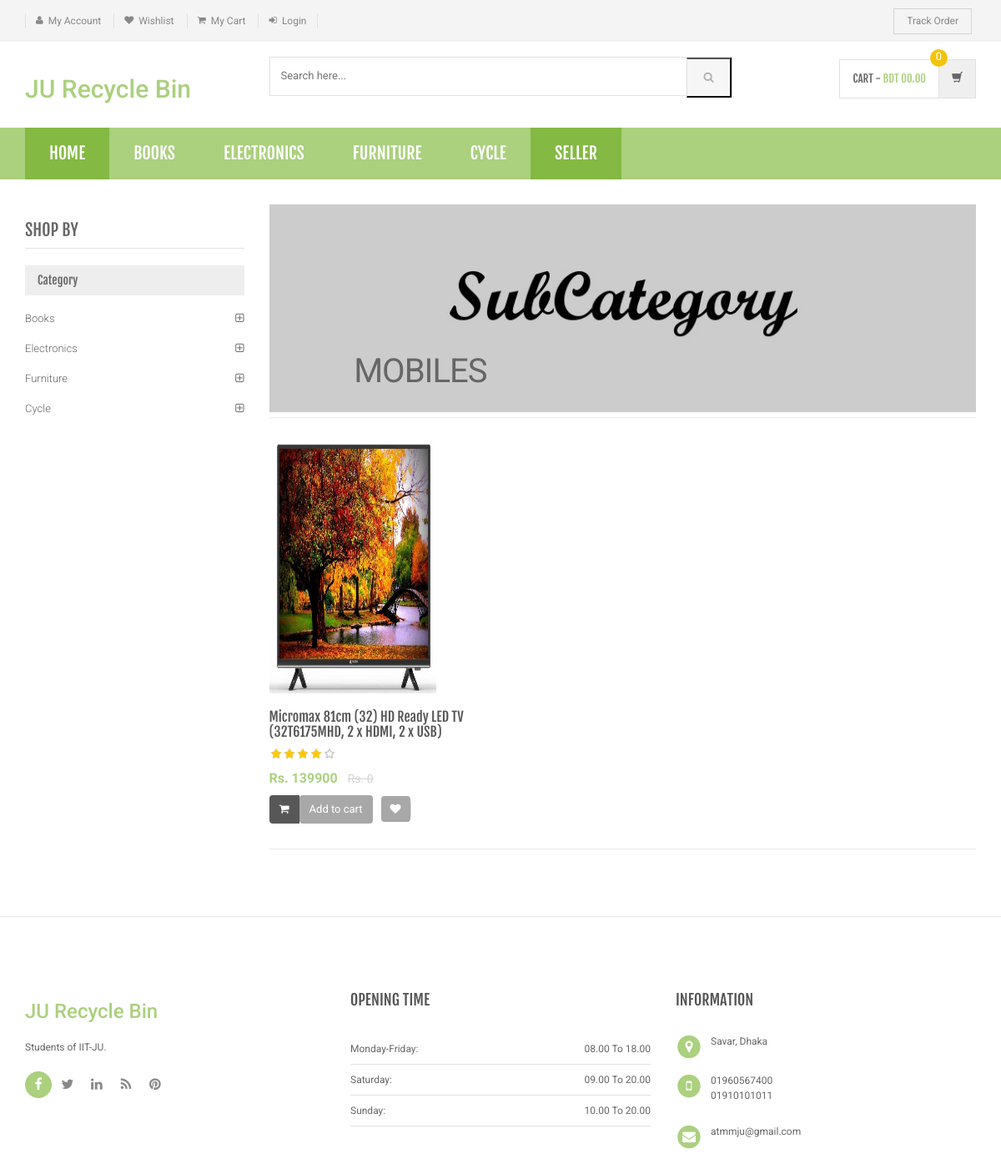
/sub-category.php?scid=3, run on the app's committed database.
### tables this page shows
CREATE TABLE `category` (
  `id` int(11) NOT NULL,
  `categoryName` varchar(255) DEFAULT NULL,
  `categoryDescription` longtext,
  `creationDate` timestamp NOT NULL DEFAULT CURRENT_TIMESTAMP,
  `updationDate` varchar(255) DEFAULT NULL
);

CREATE TABLE `subcategory` (
  `id` int(11) NOT NULL,
  `categoryid` int(11) DEFAULT NULL,
  `subcategory` varchar(255) DEFAULT NULL,
  `creationDate` timestamp NULL DEFAULT CURRENT_TIMESTAMP,
  `updationDate` varchar(255) DEFAULT NULL
);

CREATE TABLE `products` (
  `id` int(11) NOT NULL,
  `category` int(11) NOT NULL,
  `subCategory` int(11) DEFAULT NULL,
  `productName` varchar(255) DEFAULT NULL,
  `productCompany` varchar(255) DEFAULT NULL,
  `productPrice` int(11) DEFAULT NULL,
  `productPriceBeforeDiscount` int(11) DEFAULT NULL,
  `productDescription` longtext,
  `productImage1` varchar(255) DEFAULT NULL,
  `productImage2` varchar(255) DEFAULT NULL,
  `productImage3` varchar(255) DEFAULT NULL,
  `shippingCharge` int(11) DEFAULT NULL,
  `productAvailability` varchar(255) DEFAULT NULL,
  `postingDate` timestamp NULL DEFAULT CURRENT_TIMESTAMP,
  `updationDate` varchar(255) DEFAULT NULL
);

### sub-category.php (the view, shortened to what this page needs)
<?php
include('includes/config.php');
$cid=intval($_GET['scid']);
?>
<!DOCTYPE html>
<html lang="en">
	<head>
	    <link rel="stylesheet" href="assets/css/bootstrap.min.css">
	    <link rel="stylesheet" href="assets/css/main.css">
	    <link rel="stylesheet" href="assets/css/green.css">
	    <link rel="stylesheet" href="assets/css/owl.carousel.css">
		<link rel="stylesheet" href="assets/css/owl.transitions.css">
		<link href="assets/css/lightbox.css" rel="stylesheet">
		<link rel="stylesheet" href="assets/css/animate.min.css">
		<link rel="stylesheet" href="assets/css/rateit.css">
		<link rel="stylesheet" href="assets/css/bootstrap-select.min.css">
		<link rel="stylesheet" href="assets/css/config.css">
		<link href="assets/css/green.css" rel="alternate stylesheet" title="Green color">
		<link href="assets/css/blue.css" rel="alternate stylesheet" title="Blue color">
		<link href="assets/css/red.css" rel="alternate stylesheet" title="Red color">
		<link href="assets/css/orange.css" rel="alternate stylesheet" title="Orange color">
		<link href="assets/css/dark-green.css" rel="alternate stylesheet" title="Darkgreen color">
		<link rel="stylesheet" href="assets/css/font-awesome.min.css">
	</head>
    <body class="cnt-home">
<header class="header-style-1">
<?php include('includes/top-header.php');?>
<?php include('includes/main-header.php');?>
<?php include('includes/menu-bar.php');?>
</header>
<div class="body-content outer-top-xs">
	<div class='container'>
		<div class='row outer-bottom-sm'>
			<div class='col-md-3 sidebar'>
	            <div class="sidebar-module-container">
	            	<h3 class="section-title">shop by</h3>
	            	<div class="sidebar-filter">
<div class="sidebar-widget wow fadeInUp outer-bottom-xs ">
	<div class="widget-header m-t-20">
		<h4 class="widget-title">Category</h4>
	</div>
	<div class="sidebar-widget-body m-t-10">
	         <?php $sql=mysqli_query($con,"select id,categoryName  from category");
while($row=mysqli_fetch_array($sql))
{
    ?>
		<div class="accordion">
	    	<div class="accordion-group">
	            <div class="accordion-heading">
	                <a href="category.php?cid=<?php echo $row['id'];?>"  class="accordion-toggle collapsed">
	                   <?php echo $row['categoryName'];?>
	                </a>
	            </div>
	        </div>
	    </div>
	    <?php } ?>
	</div>
</div>
	            	</div>
	            </div>
            </div>
			<div class='col-md-9'>
	<div id="category" class="category-carousel hidden-xs">
		<div class="item">
			<div class="image">
				<img src="assets/images/banners/cat-banner-2.jpg" alt="" class="img-responsive">
			</div>
			<div class="container-fluid">
				<div class="caption vertical-top text-left">
					<div class="big-text">
						<br />
					</div>
					       <?php $sql=mysqli_query($con,"select subcategory  from subcategory where id='$cid'");
while($row=mysqli_fetch_array($sql))
{
    ?>
					<div class="excerpt hidden-sm hidden-md">
						<?php echo htmlentities($row['subcategory']);?>
					</div>
			<?php } ?>
				</div>
			</div>
		</div>
</div>
				<div class="search-result-container">
					<div id="myTabContent" class="tab-content">
						<div class="tab-pane active " id="grid-container">
							<div class="category-product  inner-top-vs">
								<div class="row">
			<?php
$ret=mysqli_query($con,"select * from products where subCategory='$cid'");
$num=mysqli_num_rows($ret);
if($num>0)
{
while ($row=mysqli_fetch_array($ret))
{?>
		<div class="col-sm-6 col-md-4 wow fadeInUp">
			<div class="products">
	<div class="product">
		<div class="product-image">
			<div class="image">
				<a href="product-details.php?pid=<?php echo htmlentities($row['id']);?>"><img  src="assets/images/blank.gif" data-echo="admin/productimages/<?php echo htmlentities($row['id']);?>/<?php echo htmlentities($row['productImage1']);?>" alt="" width="200" height="300"></a>
			</div>
		</div>
		<div class="product-info text-left">
			<h3 class="name"><a href="product-details.php?pid=<?php echo htmlentities($row['id']);?>"><?php echo htmlentities($row['productName']);?></a></h3>
			<div class="rating rateit-small"></div>
			<div class="product-price">
				<span class="price">
					Rs. <?php echo htmlentities($row['productPrice']);?>			</span>
										     <span class="price-before-discount">Rs. <?php echo htmlentities($row['productPriceBeforeDiscount']);?></span>
			</div>
		</div>
					<div class="cart clearfix animate-effect">
				<div class="action">
					<ul class="list-unstyled">
						<li class="add-cart-button btn-group">
						<?php if($row['productAvailability']=='In Stock'){?>
										<button class="btn btn-primary icon" data-toggle="dropdown" type="button">
								<i class="fa fa-shopping-cart"></i>
							</button>
							<a href="category.php?page=product&action=add&id=<?php echo $row['id']; ?>">
							<button class="btn btn-primary" type="button">Add to cart</button></a>
								<?php } else {?>
							<div class="action" style="color:red">Out of Stock</div>
					<?php } ?>
						</li>
		                <li class="lnk wishlist">
							<a class="add-to-cart" href="category.php?pid=<?php echo htmlentities($row['id'])?>&&action=wishlist" title="Wishlist">
								 <i class="icon fa fa-heart"></i>
							</a>
						</li>
					</ul>
				</div>
			</div>
			</div>
			</div>
		</div>
	  <?php } } else {?>
		<div class="col-sm-6 col-md-4 wow fadeInUp"> <h3>No Product Found</h3>
		</div>
<?php } ?>
										</div>
							</div>
						</div>
				</div>
			</div>
		</div></div>
</div>
</div>
<?php include('includes/footer.php');?>
</body>
</html>

### includes/menu-bar.php (shortened to what this page needs)
<div class="header-nav animate-dropdown">
    <div class="container">
        <div class="yamm navbar navbar-default" role="navigation">
            <div class="nav-bg-class">
                <div class="navbar-collapse collapse" id="mc-horizontal-menu-collapse">
	<div class="nav-outer">
		<ul class="nav navbar-nav">
			<li class="active dropdown yamm-fw">
				<a href="index.php" data-hover="dropdown" class="dropdown-toggle">Home</a>
			</li>
              <?php $sql=mysqli_query($con,"select id,categoryName  from category limit 6");
while($row=mysqli_fetch_array($sql))
{
    ?>
			<li class="dropdown yamm">
				<a href="category.php?cid=<?php echo $row['id'];?>"> <?php echo $row['categoryName'];?></a>
			</li>
			<?php } ?>
            <li class="active dropdown yamm-fw">
            <a href="seller-insert.php" data-hover="dropdown" class="dropdown-toggle">Seller</a>
          </li>
		</ul>
		<div class="clearfix"></div>
	</div>
</div>
            </div>
        </div>
    </div>
</div>

### assets/css/green.css (style rules this page uses)
a { color: #abd07e; }
.header-style-1 .header-nav { background: #abd07e; }
.cnt-home .header-style-1 .header-nav .navbar .navbar-nav > li.active { background: #84b943; }
.product .product-info .product-price .price { color: #abd07e; }
.sidebar .sidebar-module-container .sidebar-widget .sidebar-widget-body .accordion .accordion-group .accordion-heading .accordion-toggle, .sidebar .sidebar-module-container .sidebar-widget .sidebar-widget-body .accordion .accordion-group .accordion-heading .accordion-toggle:hover, .sidebar .sidebar-module-container .sidebar-widget .sidebar-widget-body .accordion .accordion-group .accordion-heading .accordion-toggle:focus, .sidebar .sidebar-module-container .sidebar-widget .sidebar-widget-body .accordion .accordion-group .accordion-heading .accordion-toggle:after { color: #abd07e; }

### assets/css/lightbox.css (style rules this page uses)
body:after { content: url(../images/close.png) url(../images/loading.gif) url(../images/prev.png) url(../images/next.png); display: none; }

### assets/css/rateit.css (style rules this page uses)
.rateit { display: -moz-inline-box; display: inline-block; position: relative; -webkit-user-select: none; -khtml-user-select: none; -moz-user-select: none; -o-user-select: none; -ms-user-select: none; user-select: none; -webkit-touch-callout: none; }

### assets/css/blue.css (style rules this page uses)
a { color: #3498db; }
.header-style-1 .header-nav { background: #3498db; }
.cnt-home .header-style-1 .header-nav .navbar .navbar-nav > li.active { background: #1d6ca1; }
.product .product-info .product-price .price { color: #3498db; }
.sidebar .sidebar-module-container .sidebar-widget .sidebar-widget-body .accordion .accordion-group .accordion-heading .accordion-toggle, .sidebar .sidebar-module-container .sidebar-widget .sidebar-widget-body .accordion .accordion-group .accordion-heading .accordion-toggle:hover, .sidebar .sidebar-module-container .sidebar-widget .sidebar-widget-body .accordion .accordion-group .accordion-heading .accordion-toggle:focus, .sidebar .sidebar-module-container .sidebar-widget .sidebar-widget-body .accordion .accordion-group .accordion-heading .accordion-toggle:after { color: #3498db; }

### assets/css/red.css (style rules this page uses)
a { color: #ff6c6c; }
.header-style-1 .header-nav { background: #ff6c6c; }
.cnt-home .header-style-1 .header-nav .navbar .navbar-nav > li.active { background: #ff1a1a; }
.product .product-info .product-price .price { color: #ff6c6c; }
.sidebar .sidebar-module-container .sidebar-widget .sidebar-widget-body .accordion .accordion-group .accordion-heading .accordion-toggle, .sidebar .sidebar-module-container .sidebar-widget .sidebar-widget-body .accordion .accordion-group .accordion-heading .accordion-toggle:hover, .sidebar .sidebar-module-container .sidebar-widget .sidebar-widget-body .accordion .accordion-group .accordion-heading .accordion-toggle:focus, .sidebar .sidebar-module-container .sidebar-widget .sidebar-widget-body .accordion .accordion-group .accordion-heading .accordion-toggle:after { color: #ff6c6c; }

### assets/css/orange.css (style rules this page uses)
a { color: #f39c12; }
.header-style-1 .header-nav { background: #f39c12; }
.cnt-home .header-style-1 .header-nav .navbar .navbar-nav > li.active { background: #ab6c09; }
.product .product-info .product-price .price { color: #f39c12; }
.sidebar .sidebar-module-container .sidebar-widget .sidebar-widget-body .accordion .accordion-group .accordion-heading .accordion-toggle, .sidebar .sidebar-module-container .sidebar-widget .sidebar-widget-body .accordion .accordion-group .accordion-heading .accordion-toggle:hover, .sidebar .sidebar-module-container .sidebar-widget .sidebar-widget-body .accordion .accordion-group .accordion-heading .accordion-toggle:focus, .sidebar .sidebar-module-container .sidebar-widget .sidebar-widget-body .accordion .accordion-group .accordion-heading .accordion-toggle:after { color: #f39c12; }

### data on the page
category: categoryName "BOOKS", categoryName "Books"
category: categoryName "ELECTRONICS", categoryName "Electronics"
category: categoryName "FURNITURE", categoryName "Furniture"
category: categoryName "CYCLE", categoryName "Cycle"
subcategory: subcategory "MOBILES"
products: productImage1 (picture), productName "Micromax 81cm (32) HD Ready LED TV (32T6175MHD, 2 x HDMI, 2 x USB)", productPrice "139900", productPriceBeforeDiscount "0"
